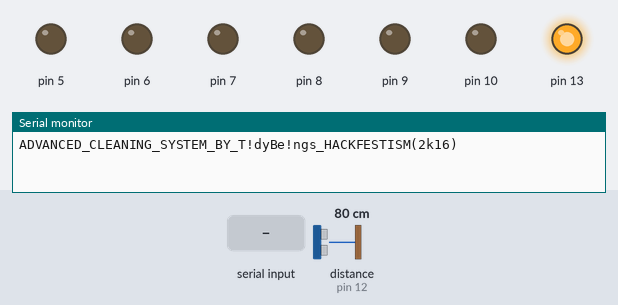
Bench run of a sketch on a simulated Arduino Uno, built with avr-gcc and run on an emulated ATmega328P. On the bench: output pins drawn as LEDs (lit = HIGH), the last lines printed to the serial monitor. Wiring (inferred from the names in the program): ultrasonic range finder: trigger pin 11; echo pin 12. The test bench sets the inputs (shaded band); at power-on: distance to the obstacle (sensor on pin 12) 80 cm. The echo pulse lasts 58.3 µs per cm; pins used as bus, display or sensor lines are not drawn.

Above: at 1.2 s.
1.3 s: distance to the obstacle (sensor on pin 12) set to 10 cm
2.8 s: distance to the obstacle (sensor on pin 12) set to 7 cm
At 2.81 s:
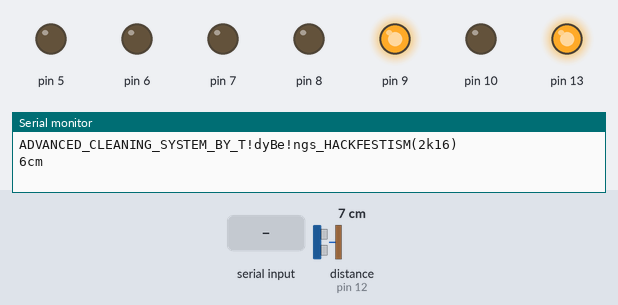
5.8 s: byte 70 (fwd) received over Serial
At 5.82 s:
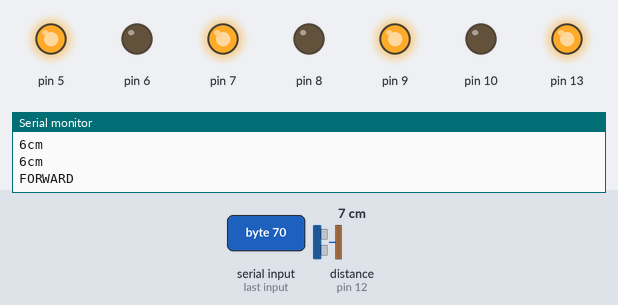
8.8 s: byte 66 (back) received over Serial
At 8.84 s:
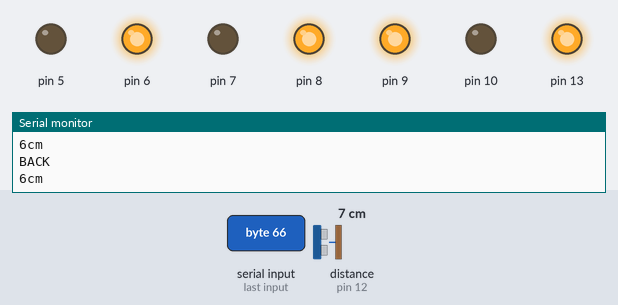
11.8 s: byte 82 (right) received over Serial
At 11.85 s:
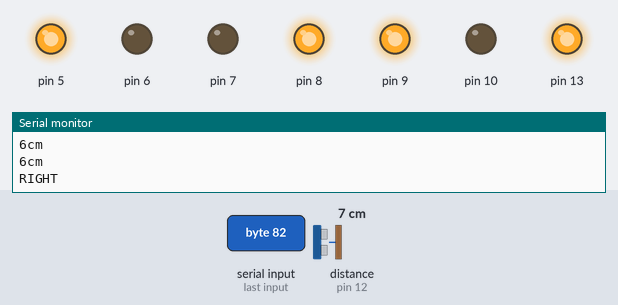
14.8 s: byte 76 (left) received over Serial
At 14.82 s:
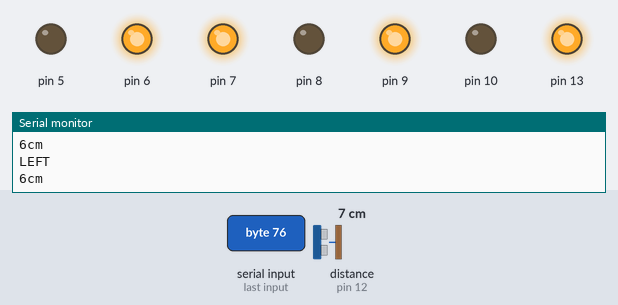
Timing chart, 0 to 17.8 s (numbered marks = the images above; inputs shaded):
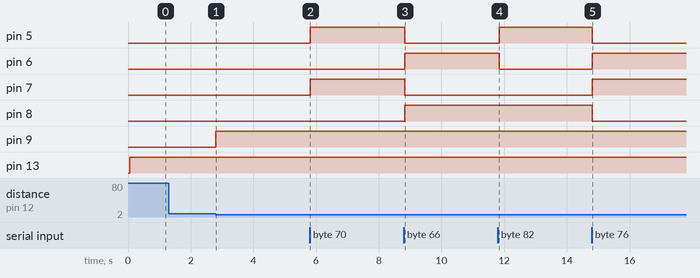

Measured:
- the behaviour switches between 9 and 8 cm on distance to the obstacle (sensor on pin 12) (found by bisection; images 0 and 1)
- after the input at 1.3 s, every drawn part: stays the same
- after the input at 2.8 s, pin 9: LOW → HIGH at once
- after the input at 5.8 s, pin 5, pin 7: LOW → HIGH at once
- after the input at 8.8 s, pin 5, pin 7: HIGH → LOW at once; pin 6, pin 8: LOW → HIGH at once
- after the input at 11.8 s, pin 5: LOW → HIGH after 0.05 s; pin 6: HIGH → LOW after 0.05 s
- after the input at 14.8 s, pin 5, pin 8: HIGH → LOW at once; pin 6, pin 7: LOW → HIGH at once

The sketch:

FINAL.ino
```cpp
//SMART_Bin
// This code is written in arduino ide by Pulkit Singhal TidyBeings in HackfestISM 2016.
// This code helps android application Blueooth RC Controller to communicate as a wireless platform with arduino.

#define fwd 'F'      //When upward arrow is pressed in android application it returns 'F' value.
#define back 'B'     //When Downward arrow is pressed in android application it returns 'B' value.
#define right 'R'    //When Right arrow is pressed in android application it returns 'R' value.
#define left 'L'     //When Left arrow is pressed in android application it returns 'L' value.
#define st 'S'       //To Abort operation using android application, it returns 'S' value.
#define trigPin 11   //trigger pin of ultrasonic sensor is assigned to 11 pin of arduino.
#define echoPin 12   //echo pin of ultrasonic sensor is assigned to 12 pin of arduino.

void setup() {
 Serial.begin(9600); //Baud rate
 Serial.println("ADVANCED_CLEANING_SYSTEM_BY_T!dyBe!ngs_HACKFESTISM(2k16)");
 Serial.flush();
pinMode(trigPin,OUTPUT);             //To set the configuration of all pins to be used
pinMode(echoPin,INPUT);
pinMode(13,OUTPUT);
pinMode(10,OUTPUT);
pinMode(9,OUTPUT);

pinMode(5,OUTPUT);
 pinMode(6,OUTPUT);
 pinMode(7,OUTPUT);
 pinMode(8,OUTPUT);
}

void loop() {
  digitalWrite(13,HIGH);            //supply of ultrasonic sensor

if(Serial.available()>0)
{
  char r = Serial.read();           //gets the character given by android application via bluetooth.

  if(r==fwd)

  {
    digitalWrite(5,HIGH);           //SMART_Bin moves forward
    digitalWrite(6,LOW);
    digitalWrite(7,HIGH);
    digitalWrite(8,LOW);

    Serial.println("FORWARD");

  }
  else if(r==back)
  {
    digitalWrite(5,LOW);            //SMART_Bin moves Backward
    digitalWrite(6,HIGH);
    digitalWrite(7,LOW);
    digitalWrite(8,HIGH);

    Serial.println("BACK");


  }
 else if(r==right)
  {
    digitalWrite(5,HIGH);          //SMART_Bin turns right using Differential Drive.
    digitalWrite(6,LOW);
    digitalWrite(7,LOW);
    digitalWrite(8,HIGH);

    Serial.println("RIGHT");


  }
 else if(r==left)
  {
    digitalWrite(5,LOW);          //SMART_Bin turns left using Differential Drive.
    digitalWrite(6,HIGH);
    digitalWrite(7,HIGH);
    digitalWrite(8,LOW);

    Serial.println("LEFT");


  }
  else if(r==st)
  {
    digitalWrite(5,LOW);          //To abort all processes of SMART_Bin.
    digitalWrite(6,LOW);
    digitalWrite(7,LOW);
    digitalWrite(8,LOW);

    Serial.println("STOP");


  }


}
 long distance,duration;
digitalWrite(trigPin,LOW);             //Set configurations of ultrasonic sensor.
delayMicroseconds(2);
digitalWrite(trigPin,HIGH);
delayMicroseconds(10);
digitalWrite(trigPin,LOW);
duration=pulseIn(echoPin,HIGH);
distance=(duration/2)/29.1;           //calculation of distance in cm.
if(distance<8){                       //if distance is less than 8 cm dustbin is full sound the BUZZER alarm.
  Serial.print(distance);
  Serial.println("cm");
  digitalWrite(10,LOW);
  digitalWrite(9,HIGH);
  delay(50);
  digitalWrite(10,LOW);
  digitalWrite(9,LOW);               //Stop the Buzzer after certain duration.
}

}
```
